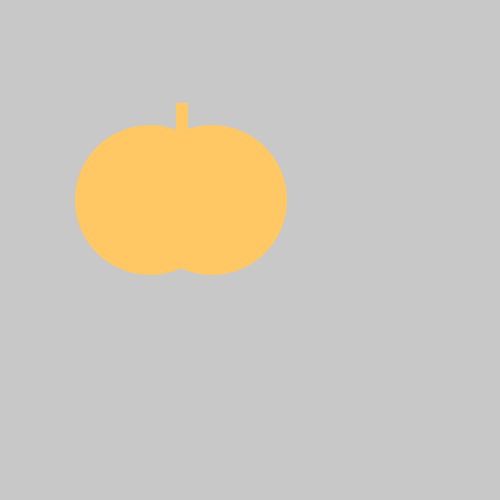
Frame 1 (no input)
Frame 60 (the mouse pressed at the canvas centre just before this capture): identical to frame 1, image omitted
Frame 120 (the mouse held since frame 60 and released just before this capture): identical to frame 1, image omitted

The Processing sketch that drew this single still picture (run headless with seeded random() and noise(); from frame 60 on, the mouse is pressed at the canvas centre):

// Processing sketch: tomato
// ── tomato.pde
void setup() {
    size(500, 500);
}
void draw() {
    background(200, 200, 200);
    noStroke();
    fill(255,200,100);
    ellipse(150, 200, 150, 150);
    ellipse(212, 200, 150, 150);
    rect(176, 103, 12, 32);
}
